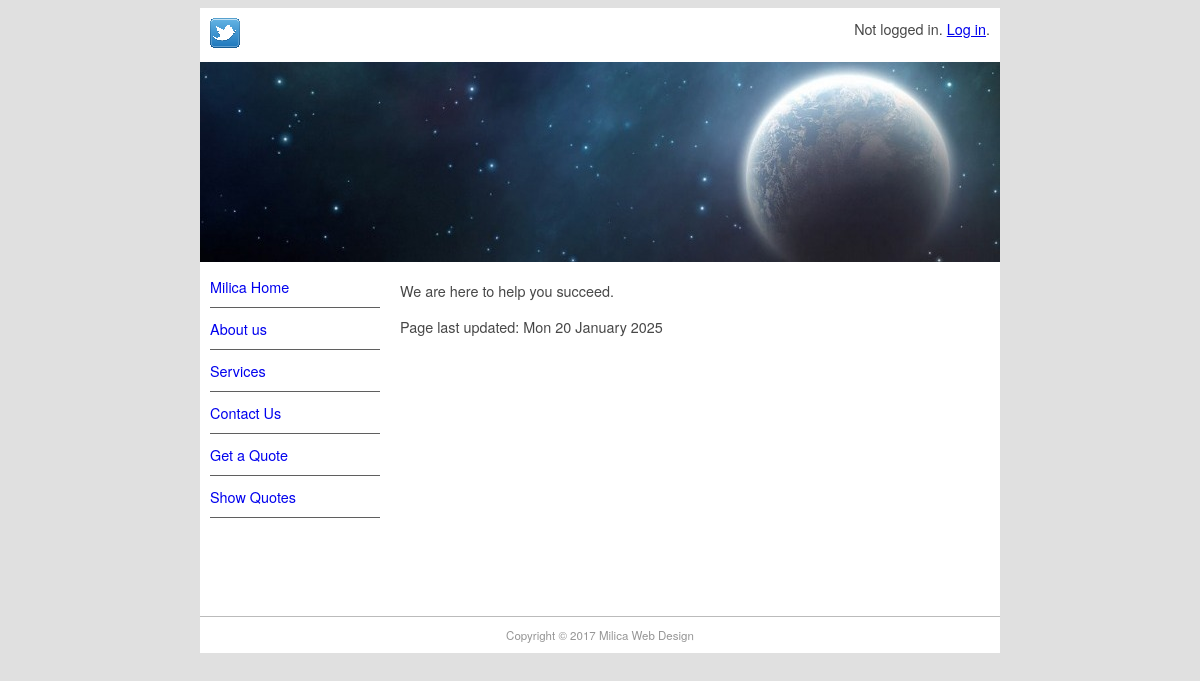
The app's page /, older data.
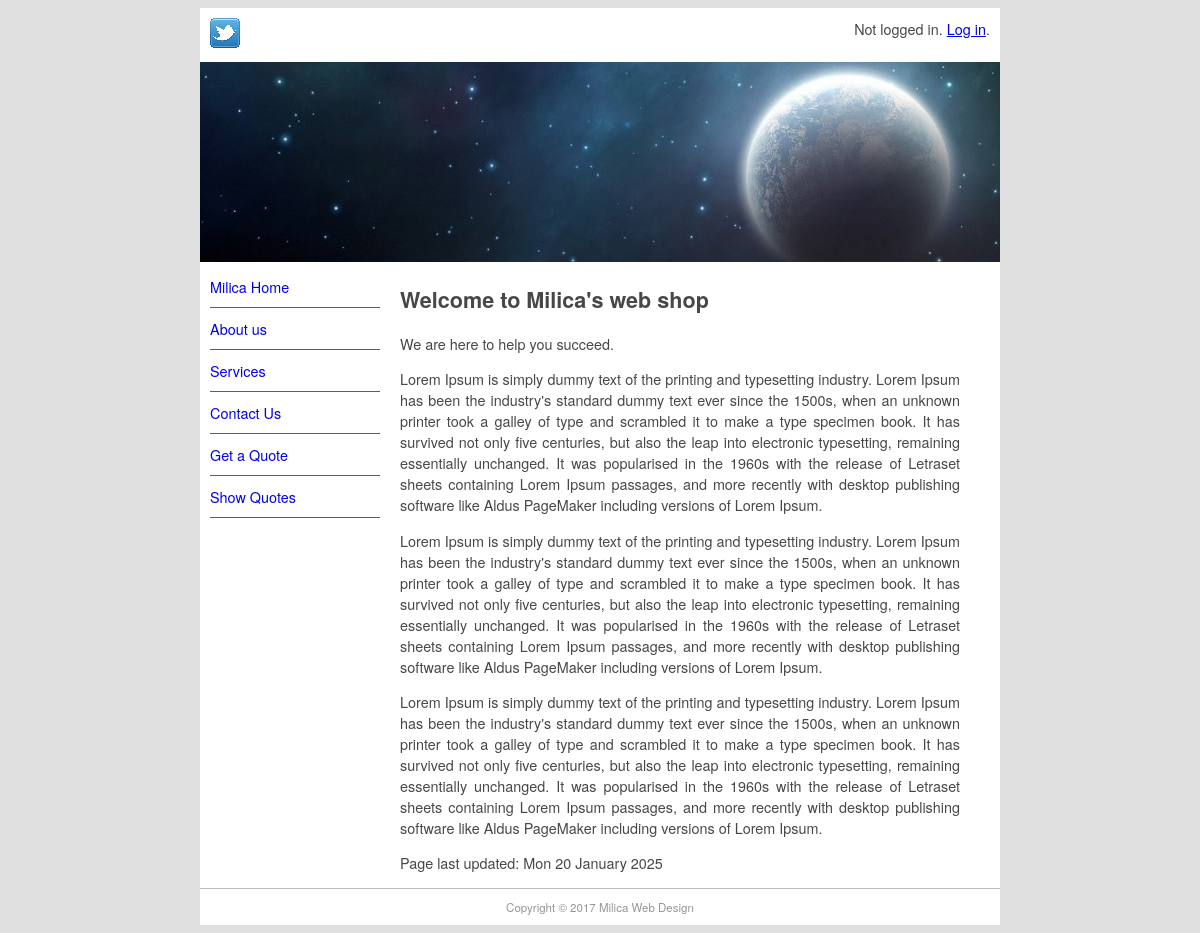
The same page, newer data.
### pages/models.py (models this page shows)
class Page(models.Model):
   title = models.CharField(max_length=60)  #<title> elementi u templateu
   permalink = models.CharField(max_length=12, unique=True)  #permanent link ka odredjenoj stranici, unique je jer se tako kreira link ka stranici
   update_date = models.DateTimeField('Last Updated')  #kad je strana bila modifikovana
   bodytext = models.TextField('Page Content', blank=True)  #<body> elemeni u tepmplateu

### pages/views.py (the view)
# urls.py: path('', views.index, {'pagename': ''}, name='index'),
def index(request, pagename):
    pagename= '/'+pagename
    pg = get_object_or_404(Page, permalink=pagename)
    context={
        'title': pg.title,
        'content': pg.bodytext,
        'last_updated': pg.update_date,
        'page_list': Page.objects.all(),
    }
    return render(request, 'pages/page.html', context)

### pages/templates/pages/page.html (shortened to what this page needs)
{% extends "base.html" %}
{% block sidenav %}
  {% for page in page_list %}
    <li><a href="{{ page.permalink }}">{{ page.title }}</a></li>
  {% endfor %}
{% endblock sidenav %}
{% block content %}
{% autoescape off %}
  {{content}}
{% endautoescape %}
<p> Page last updated: {{ last_updated|date:'D d F Y' }} </p>
{% endblock content %}

### django_projekat/templates/base.html (shortened to what this page needs)
{% load static %}
<!doctype html>
<html>
    <head>
        <link href="{% static 'main.css' %}" rel="stylesheet" type="text/css">
    </head>
    <body>
        <div id="wrapper">
            <header id="header">
                <div id="logo"><img src="{% static 'logo.jpg' %}" alt=""/>
                    <span style="float: right;">
                        {% if user.is_authenticated %}
                        <form action="{% url 'logout' %}" method="post" style="display: inline;">
                            {% csrf_token %}
                            Hello, {{ user.username }}. <button type="submit" style="background: none; border: none; color: blue; text-decoration: underline; cursor: pointer;">Log out</button>
                        </form>
                        {% else %}
                        Not logged in. <a href="{% url 'login' %}?next=/">Log in</a>.
                        {% endif %}
                    </span>
                </div>
                <div id="topbanner"><img src="{% static 'top_baner.jpg' %}" width="800" height="200" alt=""/></div>
            </header>
            <aside id="leftsidebar">
                <nav id="nav">
                    {% block sidenav %}{% endblock sidenav %}
                    <li><a href="/contact">Contact Us</a></li>
                    <li><a href="/quote/">Get a Quote</a></li>
                    <li><a href="/quote/show">Show Quotes</a></li></ul>
                </nav>
            </aside>
            <section id="main">
                {% block content %}{% endblock content %}
            </section>
            <footer id="footer">Copyright &copy; 2017 Milica Web Design</footer>
        </div>
    </body>
</html>

### django_projekat/static/main.css (style rules this page uses)
body { background-color: #E0E0E0; font-family: Gotham, "Helvetica Neue", Helvetica, Arial, sans-serif; font-size: 0.9em; text-align: justify; color: #474747; }
#wrapper { margin-top: 0px; margin-left: auto; margin-right: auto; background-color: #FFFFFF; width: 800px; }
#header { border-style: none; width: 800px; height: auto; }
#logo { padding: 10px; }
#leftsidebar { width: 180px; height: 350px; float: left; }
#nav li { padding-top: 10px; padding-bottom: 10px; font-size: 1em; list-style-type: none; border-bottom: thin solid #5F5F5F; color: #4C4C4C;left: 0px; list-style-position: inside; margin-left: 10px; }
#nav li a { text-decoration: none; }
#main { width: 560px; float: left; margin-left: 20px; margin-right: 10px; padding-right: 10px; }
#footer { text-align: center; font-size: 0.8em; margin-top: 5px; padding-top: 10px; padding-bottom: 10px; background-color: #FFFFFF; border-top: thin solid #BBBBBB; clear: both; color: #969696; }

Row changes from the older to the newer data that the page shows:
changed Page "Milica Home": bodytext "We are here to help you succeed." → "Welcome to Milica's web shop We are here to help you succeed. Lorem Ipsum is simply dummy text of the printing and typesetting industry. Lorem Ipsum has been the industry's standard dummy text ever since the 1500s, when an unknown printer took a galley of type and scrambled it to make a type specimen book. It has survived not only five centuries, but also the leap into electronic typesetting, remaining essentially unchanged. It was popularised in the 1960s with the release of Letraset sheets containing Lorem Ipsum passages, and more recently with desktop publishing software like Aldus PageMaker including versions of Lorem Ipsum. Lorem Ipsum is simply dummy text of the printing and…"
